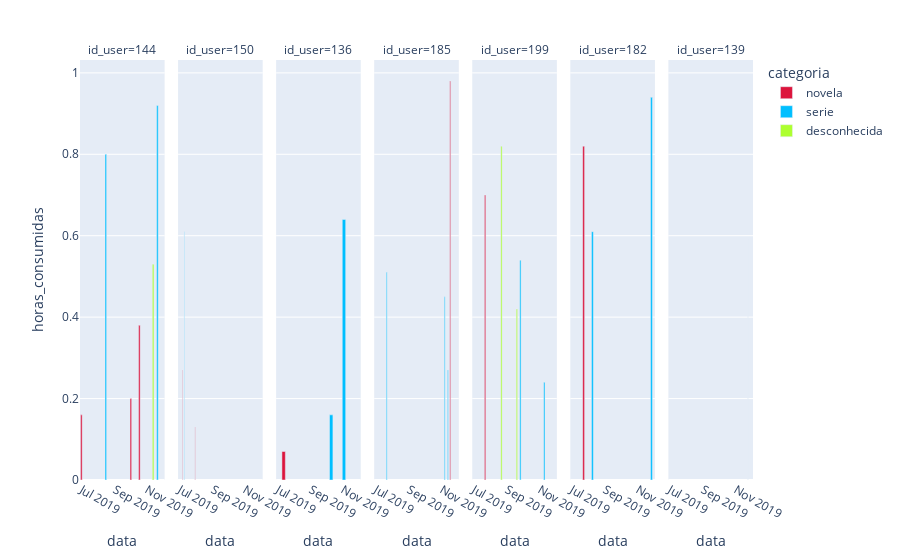

Notebook cell for this chart:
### Markdown cell above
O segundo padrão interessante é de que a maioria dos usuários tiveram a seu primeiro play com novelas, provavelmente movidos pelo desejo de ver algum capítulo que não conseguiram assistir no horário de exibição, contudo, eles passaram a consumir mais séries do que novelas na plataforma, indicando que as séries desempenham grande papel na retenção de usuários. Afirmação reforçada pelo fato de que a maioria dos usuários assistiram mais horas de séries do que qualquer outra categoria.

### Code cell
fig = px.bar(df, x='data', y='horas_consumidas', color='categoria', barmode='group', facet_col='id_user',
color_discrete_map={'novela': 'Crimson', 'serie': 'DeepSkyBlue','desconhecida':'GreenYellow'})
fig.show()

### Figure 1 — Plotly figure (JSON) as saved in the notebook; plotly's stock layout.template omitted (floating-point values rounded to 4 significant figures)
{"data": [{"alignmentgroup": "True", "hovertemplate": "categoria=novela<br>id_user=144<br>data=%{x}<br>horas_consumidas=%{y}<extra></extra>", "legendgroup": "novela", "marker": {"color": "Crimson", "pattern": {"shape": ""}}, "name": "novela", "offsetgroup": "novela", "orientation": "v", "showlegend": true, "textposition": "auto", "type": "bar", "x": ["2019-07-03T00:00:00", "2019-10-04T00:00:00", "2019-10-20T00:00:00"], "xaxis": "x", "y": [0.16, 0.2, 0.38], "yaxis": "y"}, {"alignmentgroup": "True", "hovertemplate": "categoria=novela<br>id_user=150<br>data=%{x}<br>horas_consumidas=%{y}<extra></extra>", "legendgroup": "novela", "marker": {"color": "Crimson", "pattern": {"shape": ""}}, "name": "novela", "offsetgroup": "novela", "orientation": "v", "showlegend": false, "textposition": "auto", "type": "bar", "x": ["2019-07-07T00:00:00", "2019-07-30T00:00:00"], "xaxis": "x2", "y": [0.27, 0.13], "yaxis": "y2"}, {"alignmentgroup": "True", "hovertemplate": "categoria=novela<br>id_user=136<br>data=%{x}<br>horas_consumidas=%{y}<extra></extra>", "legendgroup": "novela", "marker": {"color": "Crimson", "pattern": {"shape": ""}}, "name": "novela", "offsetgroup": "novela", "orientation": "v", "showlegend": false, "textposition": "auto", "type": "bar", "x": ["2019-07-18T00:00:00"], "xaxis": "x3", "y": [0.07], "yaxis": "y3"}, {"alignmentgroup": "True", "hovertemplate": "categoria=novela<br>id_user=185<br>data=%{x}<br>horas_consumidas=%{y}<extra></extra>", "legendgroup": "novela", "marker": {"color": "Crimson", "pattern": {"shape": ""}}, "name": "novela", "offsetgroup": "novela", "orientation": "v", "showlegend": false, "textposition": "auto", "type": "bar", "x": ["2019-11-19T00:00:00"], "xaxis": "x4", "y": [0.98], "yaxis": "y4"}, {"alignmentgroup": "True", "hovertemplate": "categoria=novela<br>id_user=199<br>data=%{x}<br>horas_consumidas=%{y}<extra></extra>", "legendgroup": "novela", "marker": {"color": "Crimson", "pattern": {"shape": ""}}, "name": "novela", "offsetgroup": "novela", "orientation": "v", "showlegend": false, "textposition": "auto", "type": "bar", "x": ["2019-07-24T00:00:00"], "xaxis": "x5", "y": [0.7], "yaxis": "y5"}, {"alignmentgroup": "True", "hovertemplate": "categoria=novela<br>id_user=182<br>data=%{x}<br>horas_consumidas=%{y}<extra></extra>", "legendgroup": "novela", "marker": {"color": "Crimson", "pattern": {"shape": ""}}, "name": "novela", "offsetgroup": "novela", "orientation": "v", "showlegend": false, "textposition": "auto", "type": "bar", "x": ["2019-07-26T00:00:00"], "xaxis": "x6", "y": [0.82], "yaxis": "y6"}, {"alignmentgroup": "True", "hovertemplate": "categoria=serie<br>id_user=144<br>data=%{x}<br>horas_consumidas=%{y}<extra></extra>", "legendgroup": "serie", "marker": {"color": "DeepSkyBlue", "pattern": {"shape": ""}}, "name": "serie", "offsetgroup": "serie", "orientation": "v", "showlegend": true, "textposition": "auto", "type": "bar", "x": ["2019-08-15T00:00:00", "2019-11-20T00:00:00"], "xaxis": "x", "y": [0.8, 0.92], "yaxis": "y"}, {"alignmentgroup": "True", "hovertemplate": "categoria=serie<br>id_user=150<br>data=%{x}<br>horas_consumidas=%{y}<extra></extra>", "legendgroup": "serie", "marker": {"color": "DeepSkyBlue", "pattern": {"shape": ""}}, "name": "serie", "offsetgroup": "serie", "orientation": "v", "showlegend": false, "textposition": "auto", "type": "bar", "x": ["2019-07-09T00:00:00"], "xaxis": "x2", "y": [0.61], "yaxis": "y2"}, {"alignmentgroup": "True", "hovertemplate": "categoria=serie<br>id_user=136<br>data=%{x}<br>horas_consumidas=%{y}<extra></extra>", "legendgroup": "serie", "marker": {"color": "DeepSkyBlue", "pattern": {"shape": ""}}, "name": "serie", "offsetgroup": "serie", "orientation": "v", "showlegend": false, "textposition": "auto", "type": "bar", "x": ["2019-10-09T00:00:00", "2019-11-02T00:00:00"], "xaxis": "x3", "y": [0.16, 0.64], "yaxis": "y3"}, {"alignmentgroup": "True", "hovertemplate": "categoria=serie<br>id_user=185<br>data=%{x}<br>horas_consumidas=%{y}<extra></extra>", "legendgroup": "serie", "marker": {"color": "DeepSkyBlue", "pattern": {"shape": ""}}, "name": "serie", "offsetgroup": "serie", "orientation": "v", "showlegend": false, "textposition": "auto", "type": "bar", "x": ["2019-07-21T00:00:00", "2019-11-07T00:00:00", "2019-11-13T00:00:00"], "xaxis": "x4", "y": [0.51, 0.45, 0.27], "yaxis": "y4"}, {"alignmentgroup": "True", "hovertemplate": "categoria=serie<br>id_user=199<br>data=%{x}<br>horas_consumidas=%{y}<extra></extra>", "legendgroup": "serie", "marker": {"color": "DeepSkyBlue", "pattern": {"shape": ""}}, "name": "serie", "offsetgroup": "serie", "orientation": "v", "showlegend": false, "textposition": "auto", "type": "bar", "x": ["2019-09-26T00:00:00", "2019-11-10T00:00:00"], "xaxis": "x5", "y": [0.54, 0.24], "yaxis": "y5"}, {"alignmentgroup": "True", "hovertemplate": "categoria=serie<br>id_user=182<br>data=%{x}<br>horas_consumidas=%{y}<extra></extra>", "legendgroup": "serie", "marker": {"color": "DeepSkyBlue", "pattern": {"shape": ""}}, "name": "serie", "offsetgroup": "serie", "orientation": "v", "showlegend": false, "textposition": "auto", "type": "bar", "x": ["2019-08-08T00:00:00", "2019-11-27T00:00:00"], "xaxis": "x6", "y": [0.61, 0.94], "yaxis": "y6"}, {"alignmentgroup": "True", "hovertemplate": "categoria=serie<br>id_user=139<br>data=%{x}<br>horas_consumidas=%{y}<extra></extra>", "legendgroup": "serie", "marker": {"color": "DeepSkyBlue", "pattern": {"shape": ""}}, "name": "serie", "offsetgroup": "serie", "orientation": "v", "showlegend": false, "textposition": "auto", "type": "bar", "x": ["2019-11-24T00:00:00"], "xaxis": "x7", "y": [0.59], "yaxis": "y7"}, {"alignmentgroup": "True", "hovertemplate": "categoria=desconhecida<br>id_user=144<br>data=%{x}<br>horas_consumidas=%{y}<extra></extra>", "legendgroup": "desconhecida", "marker": {"color": "GreenYellow", "pattern": {"shape": ""}}, "name": "desconhecida", "offsetgroup": "desconhecida", "orientation": "v", "showlegend": true, "textposition": "auto", "type": "bar", "x": ["2019-11-09T00:00:00"], "xaxis": "x", "y": [0.53], "yaxis": "y"}, {"alignmentgroup": "True", "hovertemplate": "categoria=desconhecida<br>id_user=199<br>data=%{x}<br>horas_consumidas=%{y}<extra></extra>", "legendgroup": "desconhecida", "marker": {"color": "GreenYellow", "pattern": {"shape": ""}}, "name": "desconhecida", "offsetgroup": "desconhecida", "orientation": "v", "showlegend": false, "textposition": "auto", "type": "bar", "x": ["2019-08-19T00:00:00", "2019-09-17T00:00:00"], "xaxis": "x5", "y": [0.82, 0.42], "yaxis": "y5"}], "layout": {"annotations": [{"font": {}, "showarrow": false, "text": "id_user=144", "x": 0.06286, "xanchor": "center", "xref": "paper", "y": 1, "yanchor": "bottom", "yref": "paper"}, {"font": {}, "showarrow": false, "text": "id_user=150", "x": 0.2086, "xanchor": "center", "xref": "paper", "y": 1, "yanchor": "bottom", "yref": "paper"}, {"font": {}, "showarrow": false, "text": "id_user=136", "x": 0.3543, "xanchor": "center", "xref": "paper", "y": 1, "yanchor": "bottom", "yref": "paper"}, {"font": {}, "showarrow": false, "text": "id_user=185", "x": 0.5, "xanchor": "center", "xref": "paper", "y": 1, "yanchor": "bottom", "yref": "paper"}, {"font": {}, "showarrow": false, "text": "id_user=199", "x": 0.6457, "xanchor": "center", "xref": "paper", "y": 1, "yanchor": "bottom", "yref": "paper"}, {"font": {}, "showarrow": false, "text": "id_user=182", "x": 0.7914, "xanchor": "center", "xref": "paper", "y": 1, "yanchor": "bottom", "yref": "paper"}, {"font": {}, "showarrow": false, "text": "id_user=139", "x": 0.9371, "xanchor": "center", "xref": "paper", "y": 1, "yanchor": "bottom", "yref": "paper"}], "barmode": "group", "legend": {"title": {"text": "categoria"}, "tracegroupgap": 0}, "margin": {"t": 60}, "xaxis": {"anchor": "y", "domain": [0, 0.1257], "title": {"text": "data"}}, "xaxis2": {"anchor": "y2", "domain": [0.1457, 0.2714], "matches": "x", "title": {"text": "data"}}, "xaxis3": {"anchor": "y3", "domain": [0.2914, 0.4171], "matches": "x", "title": {"text": "data"}}, "xaxis4": {"anchor": "y4", "domain": [0.4371, 0.5629], "matches": "x", "title": {"text": "data"}}, "xaxis5": {"anchor": "y5", "domain": [0.5829, 0.7086], "matches": "x", "title": {"text": "data"}}, "xaxis6": {"anchor": "y6", "domain": [0.7286, 0.8543], "matches": "x", "title": {"text": "data"}}, "xaxis7": {"anchor": "y7", "domain": [0.8743, 1.0], "matches": "x", "title": {"text": "data"}}, "yaxis": {"anchor": "x", "domain": [0, 1], "title": {"text": "horas_consumidas"}}, "yaxis2": {"anchor": "x2", "domain": [0, 1], "matches": "y", "showticklabels": false}, "yaxis3": {"anchor": "x3", "domain": [0, 1], "matches": "y", "showticklabels": false}, "yaxis4": {"anchor": "x4", "domain": [0, 1], "matches": "y", "showticklabels": false}, "yaxis5": {"anchor": "x5", "domain": [0, 1], "matches": "y", "showticklabels": false}, "yaxis6": {"anchor": "x6", "domain": [0, 1], "matches": "y", "showticklabels": false}, "yaxis7": {"anchor": "x7", "domain": [0, 1], "matches": "y", "showticklabels": false}}}
